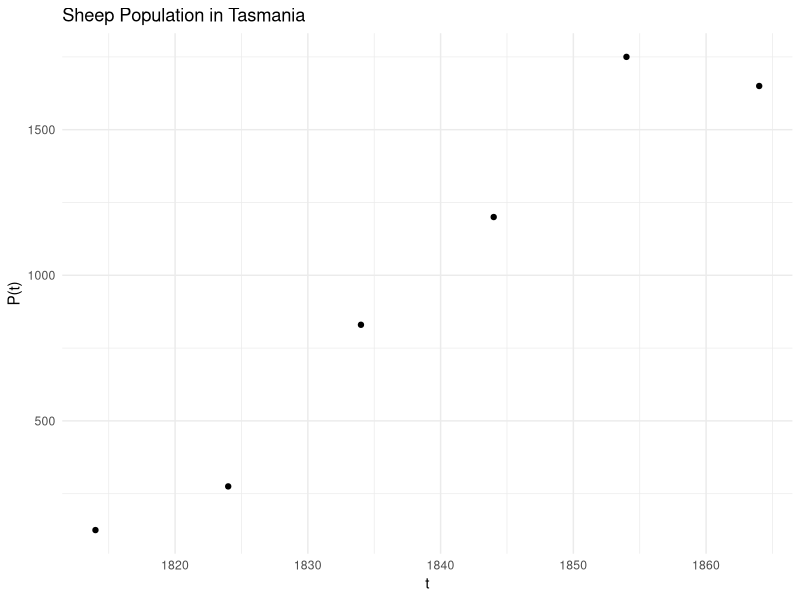
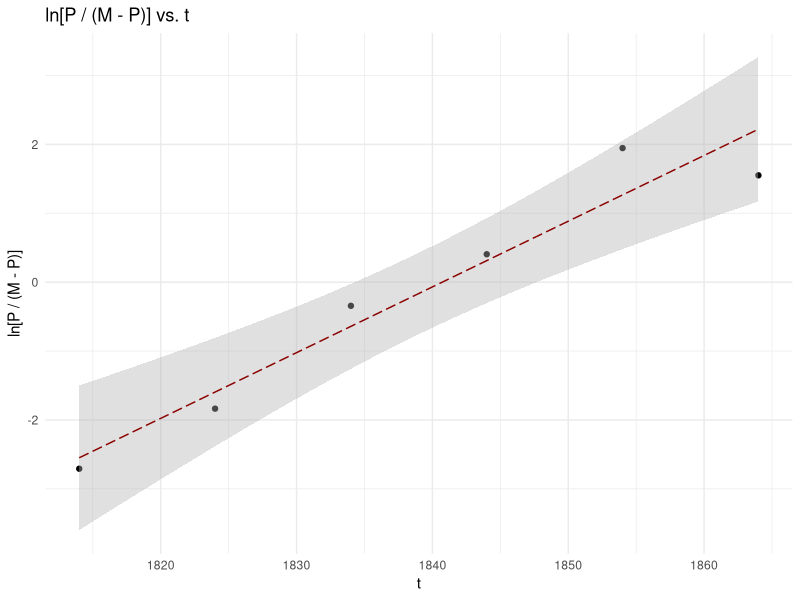
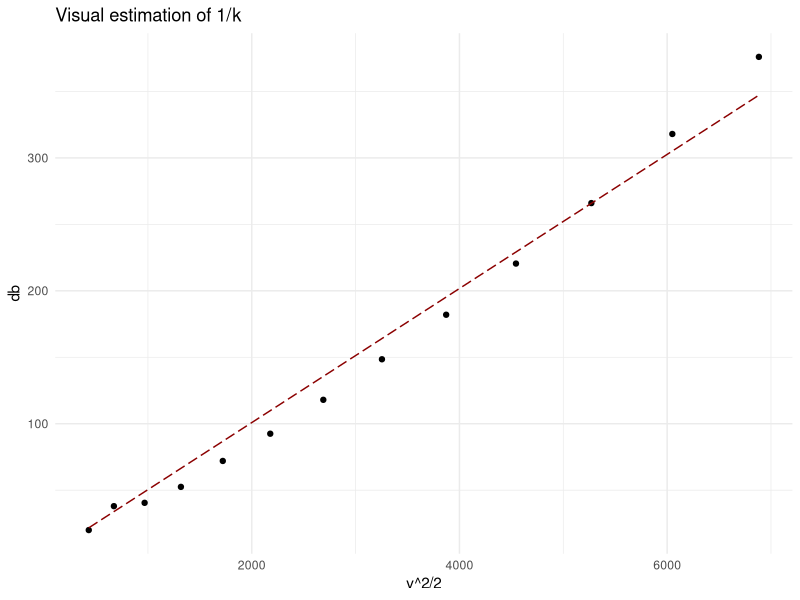

Recreate these plots in R, in order.
## ---- chunk 1
knitr::opts_chunk$set(warning=FALSE, message=FALSE, fig.align='center', comment=NA, echo=FALSE)
## ---- chunk 2
t <- c(1814, 1824, 1834, 1844, 1854, 1864)
P <- c(125, 275, 830, 1200, 1750, 1650)
## ---- chunk 3
library(ggplot2)
theme_set(theme_minimal())
qplot(t, P, main = 'Sheep Population in Tasmania', ylab = 'P(t)')
## ---- chunk 4
qplot(t, log(P / (2000 - P)), ylab = 'ln[P / (M - P)]', main = 'ln[P / (M - P)] vs. t') +
  stat_smooth(method = 'lm', lty = 5, lwd = 0.5, col = 'darkred', fill = 'grey70')
## ---- chunk 5
M <- 2000
rM <- lm(log(P / (M - P)) ~ t)$coefficients[[2]]
rM
## ---- chunk 6
v <- seq(20, 80, 5) * 5280 / 3600
db <- c(20, 38, 40.5, 52.5, 72, 92.5, 118, 148.5, 182, 220.5, 266, 318, 376)
## ---- chunk 7
qplot(v^2/2, db, main = 'Visual estimation of 1/k') +
  stat_smooth(method = 'lm', formula = y ~ x + 0, se = FALSE,
              lty = 5, lwd = 0.5, col = 'darkred')
